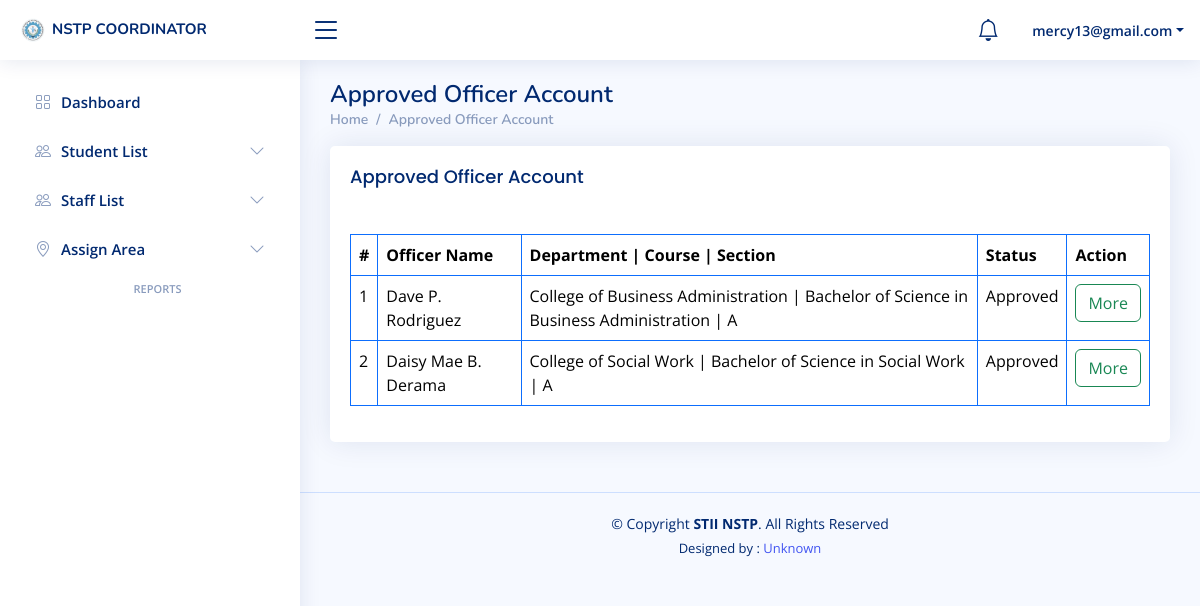
The page /Coordinator/app_officer_list.php (signed in) on the database its author committed.
### tables this page shows
CREATE TABLE `officer` (
  `o_id` int(11) NOT NULL,
  `d_id` int(11) NOT NULL,
  `c_id` int(11) NOT NULL,
  `section` varchar(255) NOT NULL,
  `s_id` int(11) NOT NULL,
  `email` varchar(255) NOT NULL,
  `password` varchar(255) NOT NULL,
  `confirm_password` varchar(255) NOT NULL,
  `status` varchar(255) NOT NULL DEFAULT 'Pending',
  `co_id` int(11) NOT NULL,
  `t_id` int(11) NOT NULL,
  `date` timestamp NOT NULL DEFAULT current_timestamp() ON UPDATE current_timestamp()
);

CREATE TABLE `students` (
  `s_id` int(11) NOT NULL,
  `full_name` varchar(255) NOT NULL,
  `student_id` varchar(255) NOT NULL,
  `d_id` int(11) NOT NULL,
  `c_id` int(11) NOT NULL,
  `section` varchar(255) NOT NULL,
  `n_id` int(11) NOT NULL,
  `status` varchar(255) NOT NULL DEFAULT 'Enrolled',
  `address` varchar(255) NOT NULL,
  `gender` varchar(255) NOT NULL,
  `age` varchar(255) NOT NULL,
  `birthdate` varchar(255) NOT NULL,
  `civil_status` varchar(255) NOT NULL,
  `profile_picture` varchar(255) NOT NULL,
  `valid_id` varchar(255) NOT NULL,
  `email` varchar(255) NOT NULL,
  `contact_number` varchar(255) NOT NULL,
  `date` timestamp NOT NULL DEFAULT current_timestamp() ON UPDATE current_timestamp()
);

### Coordinator/app_officer_list.php (the view, shortened to what this page needs)
<?php
if (isset($_SESSION['email']) && isset($_SESSION['co_id']) && ($_SESSION['password']) ) {
?>
<!DOCTYPE html>
<html lang="en">
<head>
  <link href="assets/vendor/bootstrap/css/bootstrap.min.css" rel="stylesheet">
  <link href="assets/vendor/bootstrap-icons/bootstrap-icons.css" rel="stylesheet">
  <link href="assets/vendor/boxicons/css/boxicons.min.css" rel="stylesheet">
  <link href="assets/vendor/quill/quill.snow.css" rel="stylesheet">
  <link href="assets/vendor/quill/quill.bubble.css" rel="stylesheet">
  <link href="assets/vendor/remixicon/remixicon.css" rel="stylesheet">
  <link href="assets/vendor/simple-datatables/style.css" rel="stylesheet">
  <link href="assets/css/style.css" rel="stylesheet">
</head>
<body>
<?php include 'Include/header.php'; ?>
<?php include 'Include/sidebar.php'; ?>
  <main id="main" class="main">
    <div class="pagetitle">
      <h1>Approved Officer Account</h1>
      <nav>
        <ol class="breadcrumb">
          <li class="breadcrumb-item"><a href="dashboard.php">Home</a></li>
          <li class="breadcrumb-item">Approved Officer Account</li>
        </ol>
      </nav>
    </div>
    <section class="section">
      <div class="row">
        <div class="col-lg-12">
          <div class="card">
            <div class="card-body">
              <div class="row">
              	<div class="col-lg-12">
              		<h5 class="card-title">Approved Officer Account
                  </h5><br>
              	</div><br>
              </div>
              <table class="table table-bordered border-primary">
                <thead>
                  <tr>
                    <th scope="col">#</th>
                    <th scope="col">Officer Name</th>
                    <th scope="col">Department | Course | Section</th>
                    <th scope="col">Status</th>
                    <th scope="col">Action</th>
                  </tr>
                </thead>
                <tbody>
                 <?php
include 'conn.php';
$sql = "SELECT o.o_id, s.full_name,
               CONCAT(d.department_name, ' | ', c.course_name, ' | ', o.section) AS department_course_section,
               o.status
        FROM officer o
        JOIN students s ON o.s_id = s.s_id
        JOIN departments d ON o.d_id = d.d_id
        JOIN course c ON o.c_id = c.c_id
        WHERE o.status = 'Approved'";
$result = mysqli_query($conn, $sql);
?>
<?php if (mysqli_num_rows($result) > 0): ?>
    <?php while ($row = mysqli_fetch_assoc($result)): ?>
        <tr>
            <td><?= htmlspecialchars($row['o_id']); ?></td>
            <td><?= htmlspecialchars($row['full_name']); ?></td>
            <td><?= htmlspecialchars($row['department_course_section']); ?></td>
            <td><?= htmlspecialchars($row['status']); ?></td>
            <td>
              <a href="off_info.php" class="btn btn-outline-success">More</a>
            </td>
        </tr>
    <?php endwhile; ?>
<?php else: ?>
    <tr>
        <td colspan="5" style="text-align: center;">No Approved Officer Account found</td>
    </tr>
<?php endif; ?>
                </tbody>
              </table>
            </div>
          </div>
        </div>
      </div>
    </section>
  </main>
  <footer id="footer" class="footer">
    <div class="copyright">
      &copy; Copyright <strong><span>STII NSTP</span></strong>. All Rights Reserved
    </div>
    <div class="credits">
      Designed by : <a href="#">Unknown</a>
    </div>
  </footer>
</body>
</html>
<?php
}else{
    header("Location: sign_in.php");
    exit();
}
?>

### Coordinator/assets/css/style.css (style rules this page uses)
:root { scroll-behavior: smooth; }
body { font-family: "Open Sans", sans-serif; background: #f6f9ff; color: #444444; }
a { color: #4154f1; text-decoration: none; }
h1, h2, h3, h4, h5, h6 { font-family: "Nunito", sans-serif; }
#main { margin-top: 60px; padding: 20px 30px; transition: all 0.3s; }
.pagetitle { margin-bottom: 10px; }
.pagetitle h1 { font-size: 24px; margin-bottom: 0; font-weight: 600; color: #012970; }
.card { margin-bottom: 30px; border: none; border-radius: 5px; box-shadow: 0px 0 30px rgba(1, 41, 112, 0.1); }
.card-title { padding: 20px 0 15px 0; font-size: 18px; font-weight: 500; color: #012970; font-family: "Poppins", sans-serif; }
.card-body { padding: 0 20px 20px 20px; }
.breadcrumb { font-size: 14px; font-family: "Nunito", sans-serif; color: #899bbd; font-weight: 600; }
.breadcrumb a { color: #899bbd; transition: 0.3s; }
.breadcrumb .breadcrumb-item::before { color: #899bbd; }
@media (min-width: 1200px) { #main, #footer { margin-left: 300px; } }
.footer { padding: 20px 0; font-size: 14px; transition: all 0.3s; border-top: 1px solid #cddfff; }
.footer .copyright { text-align: center; color: #012970; }
.footer .credits { padding-top: 5px; text-align: center; font-size: 13px; color: #012970; }

### rows shown on the page
officer: o_id "1", students.full_name "Dave P. Rodriguez", department_course_section "College of Business Administration | Bachelor of Science in Business Administration | A", status "Approved"
officer: o_id "2", students.full_name "Daisy Mae B. Derama", department_course_section "College of Social Work | Bachelor of Science in Social Work | A", status "Approved"

### other values the page prints
$_SESSION['email'] "mercy13@gmail.com"
